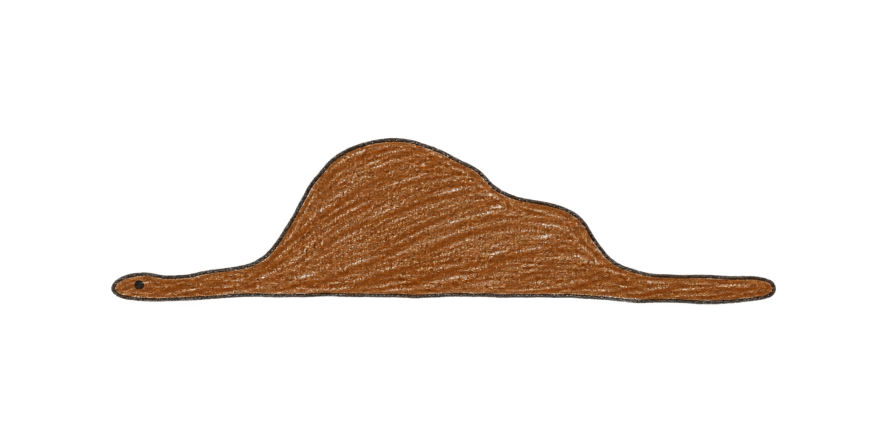
#> input picture assets/lp/ill-drawing-1.png, 1774 x 887 px (shown at 1/2 size)
$ python -i make_cover.py   (imports and definitions only)
#> lines starting #> are read from the running program, lines starting #| are printed output that depends on the picture
#> further down, picture is the input picture: PIL image 1774x887 RGBA; mean R, G, B, A 17.5, 10.9, 5.8, 31.4
"""
make_cover.py — 《小王子》第一册的正式封面（纯代码绘制，和书里的画风一致）

画面：原著第 6 章——小王子坐在小星球的椅子上看日落
      （"当一个人很难过的时候，他就会喜欢看日落"）。
      刻意不用 1943 年原版封面那种"站在星球上"的构图（角色形象在多国有商标）。
      天空从深靛蓝渐变到玫瑰金，星星一颗颗出来；他的金色围巾在风里飘；旁边是玻璃罩里的玫瑰。

输出:
  assets/lp/cover.png           书本封面（带书名，888×1000 的两倍）——书页里那本 3D 书用
  assets/lp/cover-library.png   书架封面（只有画，底部留给图书馆的书名铭牌，512×704 的两倍）

运行:
  python3 stories/little-prince/tools/make_cover.py
"""

import math
import random
from pathlib import Path

from PIL import Image, ImageChops, ImageDraw, ImageFilter, ImageFont

ROOT = Path(__file__).resolve().parents[3]
OUT = ROOT / "assets" / "lp"
# [1 line not run here, left out]
FONTS = Path("/System/Library/Fonts/Supplemental")
# [1 line not run here, left out]

INDIGO, VIOLET, ROSE, GOLD = (24, 30, 74), (74, 70, 122), (214, 150, 140), (244, 204, 140)
INK = (34, 28, 52)
SCARF = (246, 200, 92)


def lerp(a, b, t):
    return tuple(int(a[i] + (b[i] - a[i]) * t) for i in range(3))


# [5 lines left out: function font, not called in this run]


def paper_grain(img, strength=10):
#> called with strength = 10
    noise = Image.effect_noise(img.size, 40).convert("L").filter(ImageFilter.GaussianBlur(0.6))
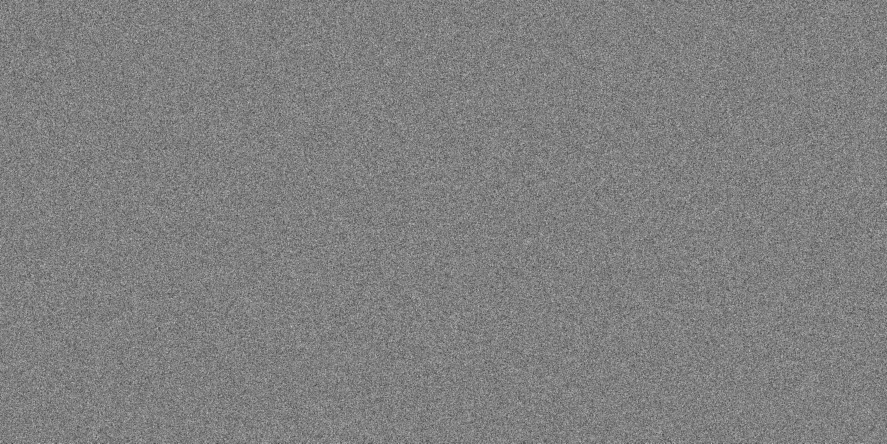
#> noise: PIL image 1774x887 L (shown at 1/2 size); min 38, max 218, mean 127.5
    noise = noise.point(lambda v: 128 + (v - 128) * strength // 40)
    return ImageChops.overlay(img.convert("RGB"), Image.merge("RGB", [noise] * 3))
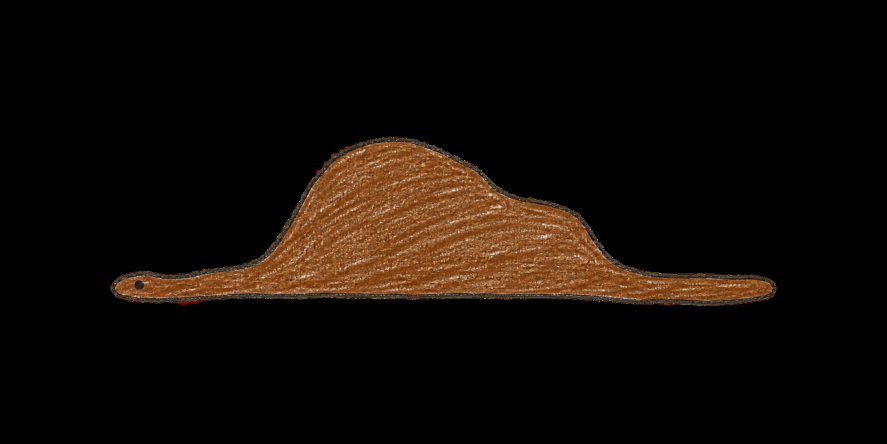
#> returned value: PIL image 1774x887 RGB (shown at 1/2 size); mean R, G, B 17.5, 10.8, 5.8


# [177 lines left out: functions scene, gold_text, book_cover, shelf_cover, not called in this run]


# [3 lines not run here, left out]

>>> from PIL import Image
>>> picture = Image.open('../../../assets/lp/ill-drawing-1.png')
>>> result = paper_grain(picture)

$ run again, on assets/lp/ill-box.png
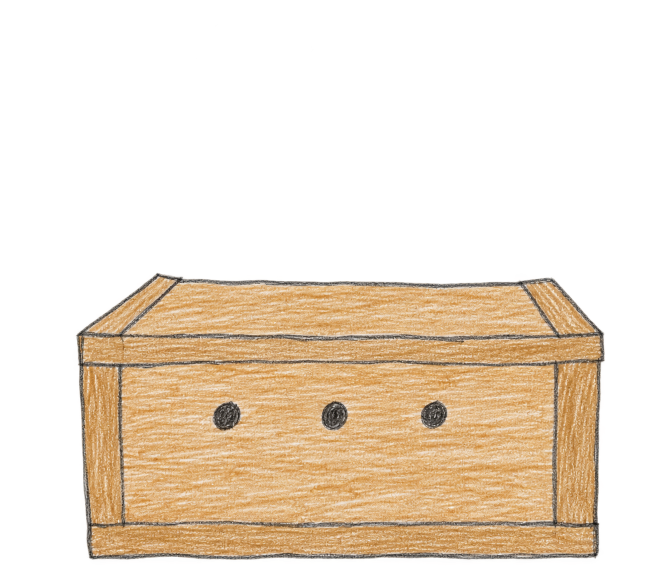
#> input picture assets/lp/ill-box.png, 1340 x 1174 px (shown at 1/2 size)
#> picture is the input picture: PIL image 1340x1174 RGBA; mean R, G, B, A 76.3, 61.5, 43.9, 90.1
#> in paper_grain, `noise = Image.effect_noise(img.size, 40).convert("L").filter(ImageFilt..`:
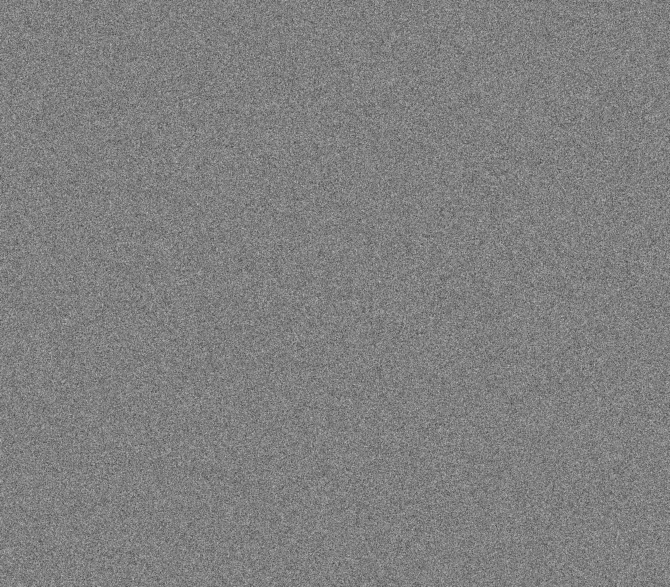
#> noise: PIL image 1340x1174 L (shown at 1/2 size); min 40, max 223, mean 127.5
#> in paper_grain, `return ImageChops.overlay(img.convert("RGB"), Image.merge("RGB", [nois..`:
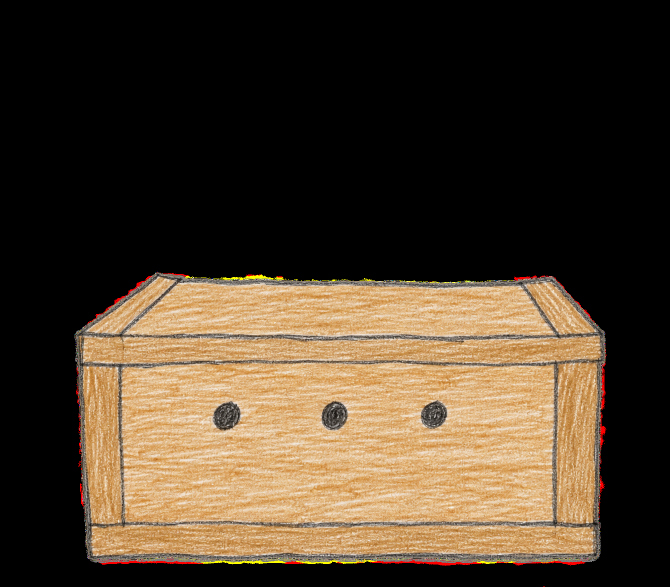
#> returned value: PIL image 1340x1174 RGB (shown at 1/2 size); mean R, G, B 76.4, 61.5, 43.9
